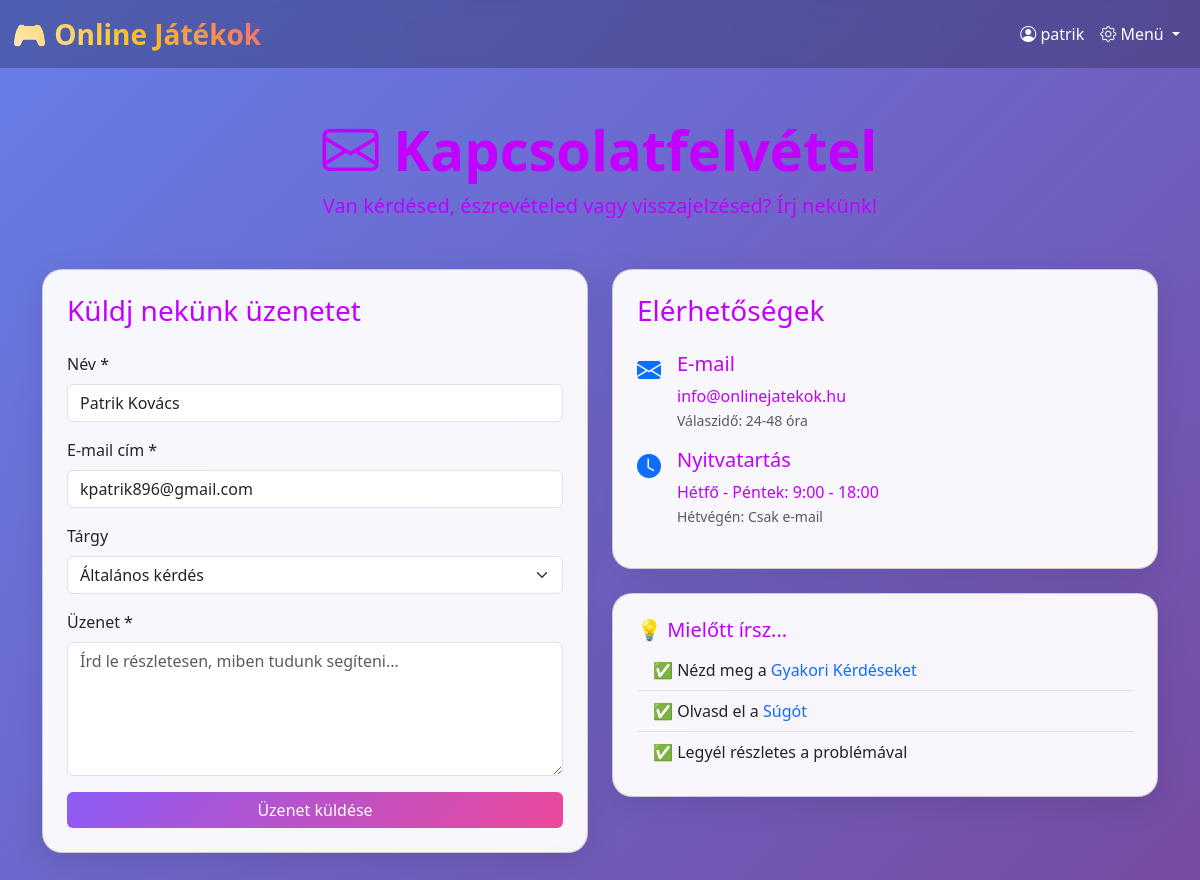
/kapcsolat (signed in), run on the app's committed database.
### web-login-app/backend/app.py (models this page shows)
class User(db.Model):
    id = db.Column(db.Integer, primary_key=True)
    username = db.Column(db.String(150), unique=True, nullable=False)
    password = db.Column(db.String(255), nullable=False)
    name = db.Column(db.String(255), nullable=False)  # Teljes név
    email = db.Column(db.String(255), nullable=False, unique=True)  # Email kötelező és egyedi
    theme = db.Column(db.String(50), default='colored')  # colored, dark, light
    animations_enabled = db.Column(db.Boolean, default=True)

### web-login-app/backend/app.py (the view, shortened to what this page needs)
@app.route('/kapcsolat', methods=['GET', 'POST'])
def kapcsolat():
    username = session.get('username')
    user = get_user_settings()
    return render_template('kapcsolat.html', username=username, user=user)

### web-login-app/backend/app.py (called while the page is built)
def get_user_settings():
    username = session.get('username')
    if username:
        user = User.query.filter_by(username=username).first()
        return user
    return None

### web-login-app/backend/templates/kapcsolat.html (shortened to what this page needs)
<!DOCTYPE html>
<html lang="hu">
<head>
    {% from 'partials/head.html' import head %}
    {{ head('Kapcsolat - Online Játékok') }}
</head>
<body data-theme="{{ user.theme if user else 'colored' }}" {% if user and not user.animations_enabled %}class="no-animations"{% endif %}>
    {% from 'partials/navbar.html' import navbar %}
    {{ navbar(username) }}
    <div class="container my-5">
        <div class="text-center text-white mb-5">
            <h1 class="display-4 fw-bold"><i class="bi bi-envelope"></i> Kapcsolatfelvétel</h1>
            <p class="lead">Van kérdésed, észrevételed vagy visszajelzésed? Írj nekünk!</p>
        </div>
        <div class="row g-4">
            <div class="col-lg-6">
                <div class="card glass-card">
                    <div class="card-body p-4">
                        <h3 class="card-title mb-4">Küldj nekünk üzenetet</h3>
                        <form method="POST" action="{{ url_for('kapcsolat') }}">
                            <div class="mb-3">
                                <label for="name" class="form-label">Név *</label>
                                <input type="text" class="form-control" id="name" name="name" required
                                       placeholder="Add meg a neved" value="{{ user.name if user else '' }}"
                                       {% if user %}readonly{% endif %}>
                            </div>
                            <div class="mb-3">
                                <label for="email" class="form-label">E-mail cím *</label>
                                <input type="email" class="form-control" id="email" name="email" required
                                       placeholder="pelda@email.com" value="{{ user.email if user else '' }}"
                                       {% if user %}readonly{% endif %}>
                            </div>
                            <div class="mb-3">
                                <label for="subject" class="form-label">Tárgy</label>
                                <select class="form-select" id="subject" name="subject">
                                    <option value="general">Általános kérdés</option>
                                </select>
                            </div>
                            <div class="mb-3">
                                <label for="message" class="form-label">Üzenet *</label>
                                <textarea class="form-control" id="message" name="message" rows="5" required placeholder="Írd le részletesen, miben tudunk segíteni..."></textarea>
                            </div>
                            <button type="submit" class="btn btn-gradient-primary w-100">Üzenet küldése</button>
                        </form>
                    </div>
                </div>
            </div>
            <div class="col-lg-6">
                <div class="card glass-card mb-4">
                    <div class="card-body p-4">
                        <h3 class="card-title mb-4">Elérhetőségek</h3>
                        <div class="d-flex align-items-start mb-3">
                            <i class="bi bi-envelope-fill fs-4 text-primary me-3"></i>
                            <div>
                                <h5>E-mail</h5>
                                <p class="text-muted mb-0">info@onlinejatekok.hu</p>
                                <small class="text-muted">Válaszidő: 24-48 óra</small>
                            </div>
                        </div>
                        <div class="d-flex align-items-start mb-3">
                            <i class="bi bi-clock-fill fs-4 text-primary me-3"></i>
                            <div>
                                <h5>Nyitvatartás</h5>
                                <p class="text-muted mb-0">Hétfő - Péntek: 9:00 - 18:00</p>
                                <small class="text-muted">Hétvégén: Csak e-mail</small>
                            </div>
                        </div>
                    </div>
                </div>
                <div class="card glass-card">
                    <div class="card-body p-4">
                        <h5 class="card-title">💡 Mielőtt írsz...</h5>
                        <ul class="list-group list-group-flush">
                            <li class="list-group-item bg-transparent">✅ Nézd meg a <a href="{{ url_for('gyik') }}" class="text-decoration-none">Gyakori Kérdéseket</a></li>
                            <li class="list-group-item bg-transparent">✅ Olvasd el a <a href="{{ url_for('help_page') }}" class="text-decoration-none">Súgót</a></li>
                            <li class="list-group-item bg-transparent">✅ Legyél részletes a problémával</li>
                        </ul>
                    </div>
                </div>
            </div>
        </div>
    </div>
</body>
</html>

### web-login-app/backend/templates/partials/navbar.html (shortened to what this page needs)
{% macro navbar(username=None) %}
<nav class="navbar navbar-expand-lg mb-4">
    <div class="container-fluid">
        <a class="navbar-brand fw-bold fs-3" href="{{ url_for('home') }}">🎮 Online Játékok</a>
        <div class="collapse navbar-collapse" id="navbarNav">
            <ul class="navbar-nav ms-auto align-items-center">
                {% if username %}
                    <li class="nav-item">
                        <span class="nav-link"><i class="bi bi-person-circle"></i> {{ username }}</span>
                    </li>
                    <li class="nav-item dropdown">
                        <a class="nav-link dropdown-toggle" href="#" role="button" data-bs-toggle="dropdown">
                            <i class="bi bi-gear"></i> Menü
                        </a>
                    </li>
                {% endif %}
            </ul>
        </div>
    </div>
</nav>
{% endmacro %}

### web-login-app/backend/static/css/custom.css (style rules this page uses)
:root { --primary-purple: #8b5cf6; --primary-pink: #ec4899; --primary-blue: #3b82f6; --gradient-bg: linear-gradient(135deg, #667eea 0%, #764ba2 25%, #f093fb 50%, #4facfe 75%, #00f2fe 100%); }
body { background: var(--gradient-bg); background-size: 400% 400%; animation: gradientShift 15s ease infinite; min-height: 100vh; }
.glass-card { background: rgba(255, 255, 255, 0.95); backdrop-filter: blur(10px); border-radius: 20px; box-shadow: 0 8px 32px rgba(0, 0, 0, 0.1); }
.btn-gradient-primary { background: linear-gradient(135deg, var(--primary-purple), var(--primary-pink)); border: none; color: white; transition: all 0.3s ease; }
body[data-theme="colored"] { background: var(--gradient-bg); background-size: 400% 400%; animation: gradientShift 15s ease infinite; }
body[data-theme="colored"] .navbar { background: rgba(26, 26, 46, 0.3); backdrop-filter: blur(10px); }
body[data-theme="colored"] .navbar-brand { background: linear-gradient(45deg, #fff, #fbbf24, #ec4899, #8b5cf6); background-size: 200% 200%; -webkit-background-clip: text; -webkit-text-fill-color: transparent; background-clip: text; animation: titleGlow 3s ease infinite; }
body[data-theme="colored"] .nav-link, body[data-theme="colored"] .navbar-toggler-icon { color: #fff !important; }
body[data-theme="colored"] h1, body[data-theme="colored"] h2, body[data-theme="colored"] h3, body[data-theme="colored"] h4, body[data-theme="colored"] h5, body[data-theme="colored"] h6, body[data-theme="colored"] p, body[data-theme="colored"] .lead:not(.gradient-text) { color: #c300ff !important; }

### data on the page
User: username "patrik", name "Patrik Kovács", email "kpatrik896@gmail.com"
